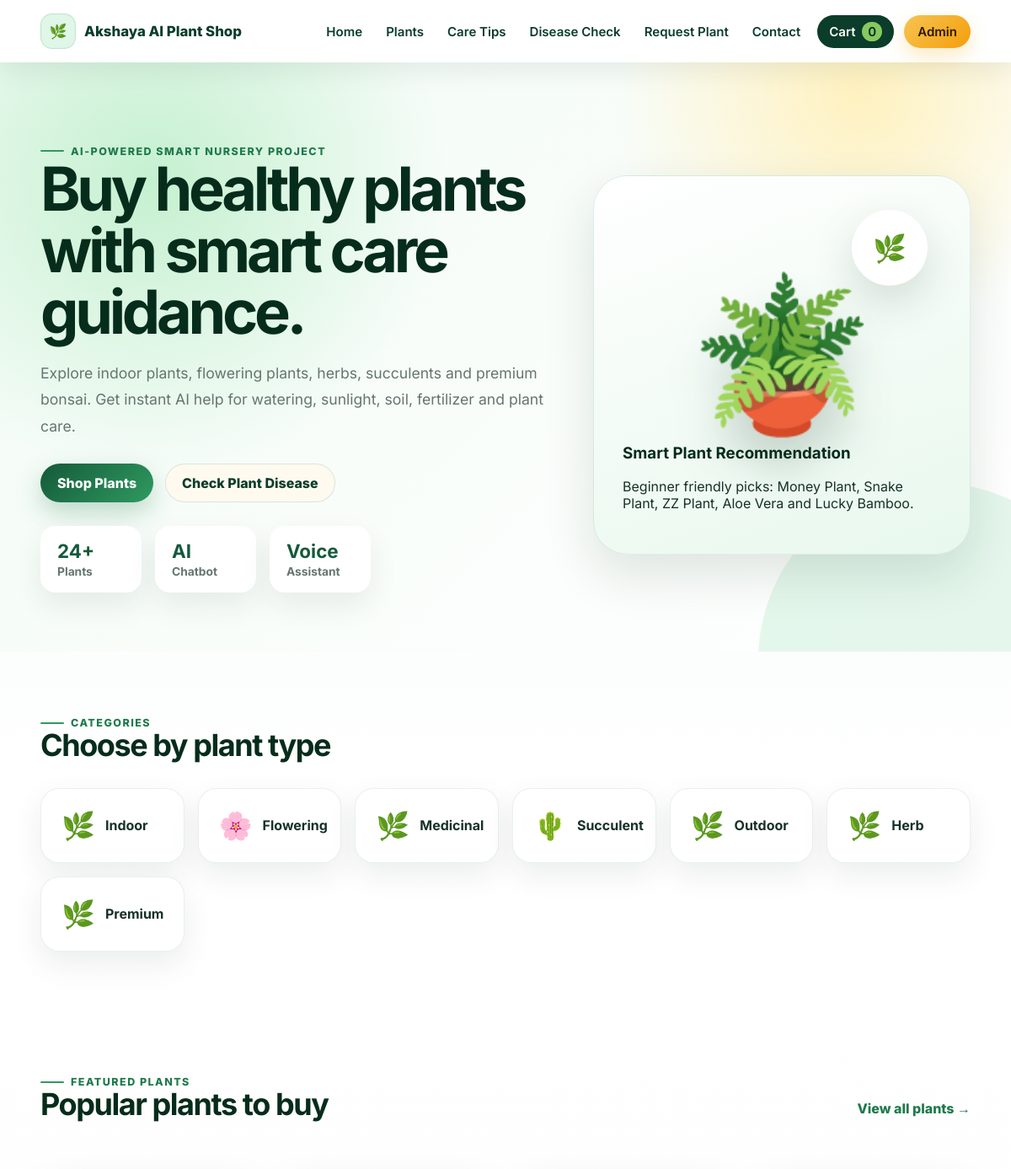
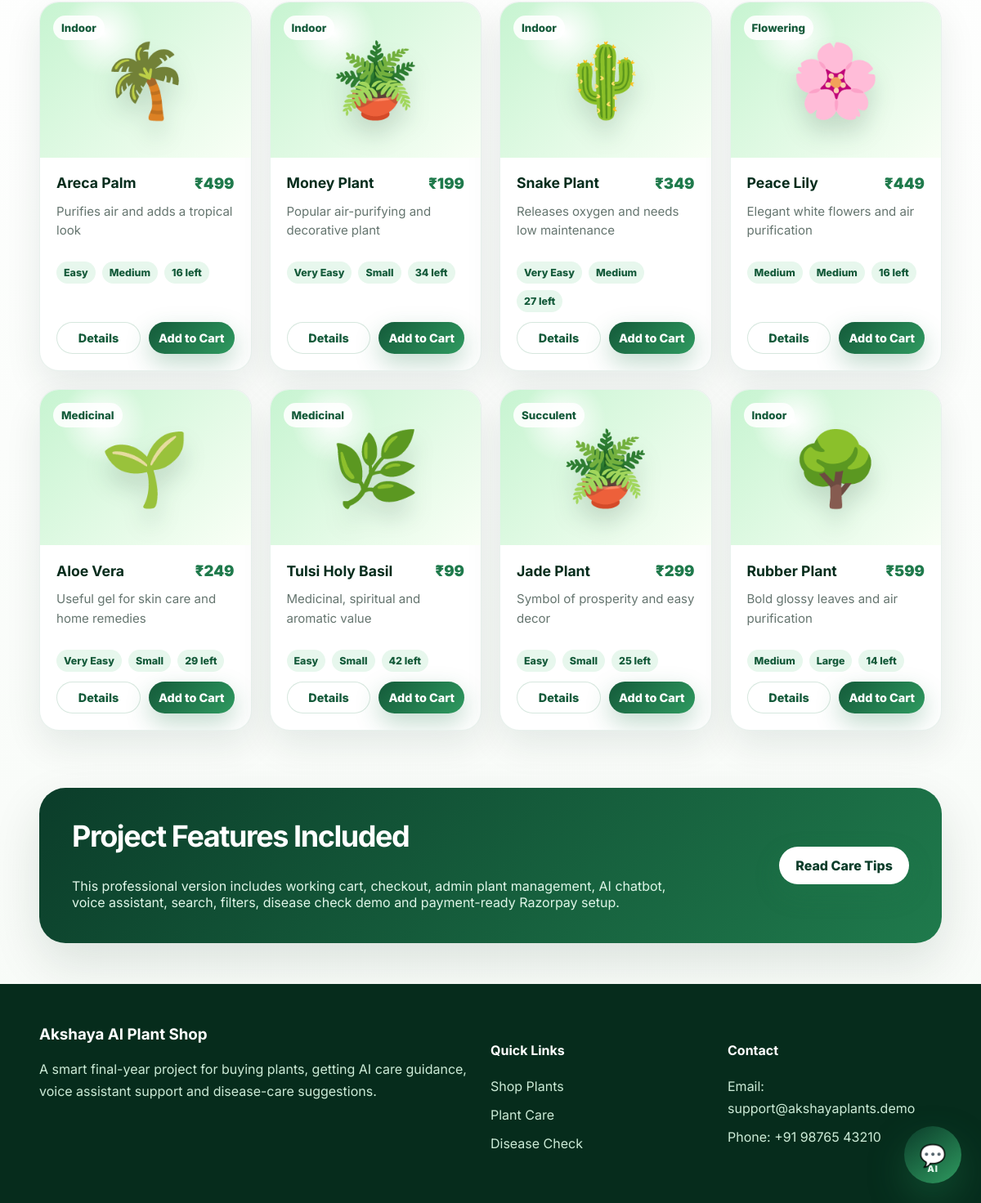
The page / on the database its author committed (2 pictures, top to bottom).
### app.py (models this page shows)
class Plant(db.Model):
    id = db.Column(db.Integer, primary_key=True)
    name = db.Column(db.String(120), nullable=False)
    category = db.Column(db.String(80), nullable=False)
    price = db.Column(db.Integer, nullable=False)
    stock = db.Column(db.Integer, nullable=False, default=10)
    sunlight = db.Column(db.String(160), nullable=False)
    water = db.Column(db.String(160), nullable=False)
    soil = db.Column(db.String(160), nullable=False)
    fertilizer = db.Column(db.String(160), nullable=False)
    benefits = db.Column(db.String(400), nullable=False)
    description = db.Column(db.String(700), nullable=False)
    difficulty = db.Column(db.String(40), default="Easy")
    size = db.Column(db.String(60), default="Medium")
    image_emoji = db.Column(db.String(20), default="🌿")
    created_at = db.Column(db.DateTime, default=datetime.utcnow)

### app.py (the view)
@app.route("/")
def home():
    featured = Plant.query.order_by(Plant.id.asc()).limit(8).all()
    categories = [row[0] for row in db.session.query(Plant.category).distinct().all()]
    return render_template("index.html", plants=featured, categories=categories)

### templates/index.html (shortened to what this page needs)
{% extends "base.html" %}
{% block content %}
<section class="hero-section">
    <div class="container hero-grid">
        <div class="hero-copy">
            <span class="eyebrow">AI-powered smart nursery project</span>
            <h1>Buy healthy plants with smart care guidance.</h1>
            <p>Explore indoor plants, flowering plants, herbs, succulents and premium bonsai. Get instant AI help for watering, sunlight, soil, fertilizer and plant care.</p>
            <div class="hero-actions">
                <a class="btn primary" href="{{ url_for('plants') }}">Shop Plants</a>
                <a class="btn secondary" href="{{ url_for('disease') }}">Check Plant Disease</a>
            </div>
            <div class="hero-stats">
                <div><strong>24+</strong><span>Plants</span></div>
                <div><strong>AI</strong><span>Chatbot</span></div>
                <div><strong>Voice</strong><span>Assistant</span></div>
            </div>
        </div>
        <div class="hero-card">
            <div class="plant-orbit">🌿</div>
            <div class="hero-plant">🪴</div>
            <h3>Smart Plant Recommendation</h3>
            <p>Beginner friendly picks: Money Plant, Snake Plant, ZZ Plant, Aloe Vera and Lucky Bamboo.</p>
        </div>
    </div>
</section>
<section class="container section">
    <div class="section-title">
        <span class="eyebrow">Categories</span>
        <h2>Choose by plant type</h2>
    </div>
    <div class="category-grid">
        {% for category in categories %}
        <a class="category-card" href="{{ url_for('plants', category=category) }}">
            <span>{{ '🌸' if category == 'Flowering' else '🌵' if category == 'Succulent' else '🌿' }}</span>
            <strong>{{ category }}</strong>
        </a>
        {% endfor %}
    </div>
</section>
<section class="container section">
    <div class="section-title row-between">
        <div>
            <span class="eyebrow">Featured Plants</span>
            <h2>Popular plants to buy</h2>
        </div>
        <a class="text-link" href="{{ url_for('plants') }}">View all plants →</a>
    </div>
    <div class="product-grid">
        {% for p in plants %}
        {% include "partials/plant_card.html" %}
        {% endfor %}
    </div>
</section>
<section class="container section feature-band">
    <div>
        <h2>Project Features Included</h2>
        <p>This professional version includes working cart, checkout, admin plant management, AI chatbot, voice assistant, search, filters, disease check demo and payment-ready Razorpay setup.</p>
    </div>
    <a class="btn primary" href="{{ url_for('care_tips') }}">Read Care Tips</a>
</section>
{% endblock %}

### templates/base.html (shortened to what this page needs)
<!DOCTYPE html>
<html lang="en">
<head>
    <link rel="stylesheet" href="{{ url_for('static', filename='css/style.css') }}">
</head>
<body>
    <header class="site-header">
        <nav class="navbar container">
            <a class="brand" href="{{ url_for('home') }}"><span class="brand-icon">🌿</span><span>Akshaya AI Plant Shop</span></a>
            <div class="nav-links" id="navLinks">
                <a href="{{ url_for('home') }}">Home</a>
                <a href="{{ url_for('plants') }}">Plants</a>
                <a href="{{ url_for('care_tips') }}">Care Tips</a>
                <a href="{{ url_for('disease') }}">Disease Check</a>
                <a href="{{ url_for('request_plant') }}">Request Plant</a>
                <a href="{{ url_for('contact') }}">Contact</a>
                <a class="cart-link" href="{{ url_for('cart') }}">Cart <span id="cartCount">0</span></a>
                {% if session.get('admin_logged_in') %}
                    <a class="admin-top-btn" href="{{ url_for('admin') }}">Admin Dashboard</a>
                    <a class="logout-top-btn" href="{{ url_for('admin_logout') }}">Logout</a>
                {% else %}
                    <a class="admin-top-btn" href="{{ url_for('admin_login') }}">Admin</a>
                {% endif %}
            </div>
        </nav>
    </header>
    <main>
        {% block content %}{% endblock %}
    </main>
    <footer class="site-footer">
        <div class="container footer-grid">
            <div>
                <h3>Akshaya AI Plant Shop</h3>
                <p>A smart final-year project for buying plants, getting AI care guidance, voice assistant support and disease-care suggestions.</p>
            </div>
            <div>
                <h4>Quick Links</h4>
                <a href="{{ url_for('plants') }}">Shop Plants</a>
                <a href="{{ url_for('care_tips') }}">Plant Care</a>
                <a href="{{ url_for('disease') }}">Disease Check</a>
            </div>
            <div>
                <h4>Contact</h4>
                <p>Email: support@akshayaplants.demo</p>
                <p>Phone: +91 98765 43210</p>
            </div>
        </div>
    </footer>
    <section class="chat-widget" id="chatWidget">
        <button class="chat-toggle" id="chatToggle" aria-label="Open AI Plant Assistant">
            <span>💬</span>
            <small>AI</small>
        </button>
    </section>
</body>
</html>

### templates/partials/plant_card.html
<article class="product-card">
    <a class="product-image" href="{{ url_for('plant_details', id=p.id) }}">
        <span>{{ p.image_emoji }}</span>
        <small>{{ p.category }}</small>
    </a>
    <div class="product-content">
        <div class="row-between gap">
            <h3>{{ p.name }}</h3>
            <span class="price">₹{{ p.price }}</span>
        </div>
        <p>{{ p.benefits }}</p>
        <div class="chips">
            <span>{{ p.difficulty }}</span>
            <span>{{ p.size }}</span>
            <span>{{ p.stock }} left</span>
        </div>
        <div class="card-actions">
            <a class="btn ghost" href="{{ url_for('plant_details', id=p.id) }}">Details</a>
            <button class="btn primary add-cart-btn" data-id="{{ p.id }}" data-name="{{ p.name }}" data-price="{{ p.price }}" data-emoji="{{ p.image_emoji }}" data-stock="{{ p.stock }}">Add to Cart</button>
        </div>
    </div>
</article>

### rows shown on the page
Plant: image_emoji "🌸", category "Flowering", name "Peace Lily", price "449", benefits "Elegant white flowers and air purification", difficulty "Medium", size "Medium", stock "16"
Plant: image_emoji "🌿", category "Medicinal", name "Tulsi Holy Basil", price "99", benefits "Medicinal, spiritual and aromatic value", difficulty "Easy", size "Small", stock "42"
Plant: image_emoji "🌵", category "Succulent"
Plant: value "🌿", category "Outdoor"
Plant: value "🌿", category "Premium"
Plant: image_emoji "🌴", category "Indoor", name "Areca Palm", price "499", benefits "Purifies air and adds a tropical look", difficulty "Easy", size "Medium", stock "16"
Plant: image_emoji "🪴", category "Indoor", name "Money Plant", price "199", benefits "Popular air-purifying and decorative plant", difficulty "Very Easy", size "Small", stock "34"
Plant: image_emoji "🌵", category "Indoor", name "Snake Plant", price "349", benefits "Releases oxygen and needs low maintenance", difficulty "Very Easy", size "Medium", stock "27"
Plant: image_emoji "🌱", category "Medicinal", name "Aloe Vera", price "249", benefits "Useful gel for skin care and home remedies", difficulty "Very Easy", size "Small", stock "29"
Plant: image_emoji "🪴", category "Succulent", name "Jade Plant", price "299", benefits "Symbol of prosperity and easy decor", difficulty "Easy", size "Small", stock "25"
Plant: image_emoji "🌳", category "Indoor", name "Rubber Plant", price "599", benefits "Bold glossy leaves and air purification", difficulty "Medium", size "Large", stock "14"

### other values the page prints
{{ category }} "Indoor" "Herb"
